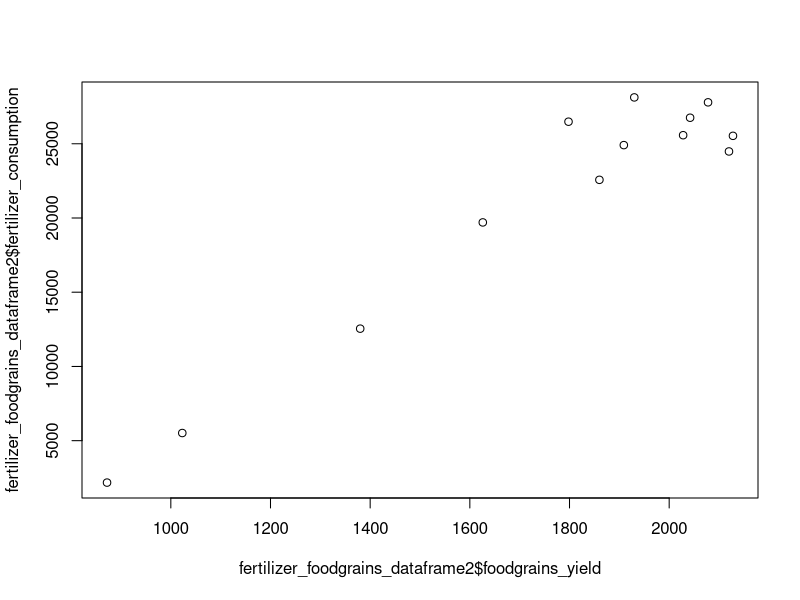
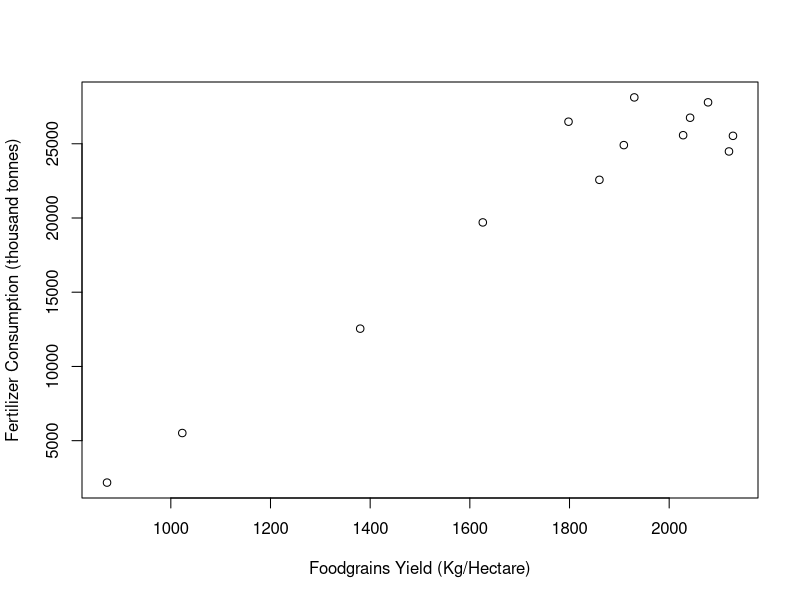

These figures' R source, in order: (Note: this script raises an error after producing the figures.)
#Relation between Fertilizer Consumption, Foodgrain Production, Cancer patients in India.

financial_year2 <- c(1971, 1981, 1991, 2001, 2008, 2009, 2010, 2011, 2012, 2013, 2014, 2015, 2016)

fertilizer_consumption <- c(2177, 5516, 12546, 19702, 22570, 24909, 26486, 28122, 27790, 25534, 24482, 25576, 26753)

foodgrains_production <- c(108.4, 129.6, 176.4, 196.8, 230.78, 234.47, 218.1, 244.5, 259.3, 257.1, 265.0, 252.0, 251.5)

foodgrains_yield <- c(872, 1023, 1380, 1626, 1860, 1909, 1798, 1930, 2078, 2128, 2120, 2028, 2042)

fertilizer_foodgrains_dataframe2 <- data.frame(financial_year2, fertilizer_consumption, foodgrains_production, foodgrains_yield)
fertilizer_foodgrains_dataframe2

fertilizer_foodgrains_dataframe2$fertilizer_consumption
fertilizer_foodgrains_dataframe2$foodgrains_yield

plot(fertilizer_foodgrains_dataframe2$foodgrains_yield, fertilizer_foodgrains_dataframe2$fertilizer_consumption)


 
plot(fertilizer_foodgrains_dataframe2$foodgrains_yield, fertilizer_foodgrains_dataframe2$fertilizer_consumption, xlab = "Foodgrains Yield (Kg/Hectare)", ylab = "Fertilizer Consumption (thousand tonnes)")


ggplot(fertilizer_foodgrains_dataframe2,aes(x=foodgrains_yield, y=fertilizer_consumption))+
  geom_point() + geom_line()




my_yield1 <- ggplot(fertilizer_foodgrains_dataframe2,aes(x=financial_year2, y=foodgrains_yield))+
  geom_point() + geom_line()

my_consump <- ggplot(fertilizer_foodgrains_dataframe2,aes(x=financial_year2, y=fertilizer_consumption))+
  geom_point() + geom_line()


# install.packages("gridExtra")

library(gridExtra)

# Plotting into the grid
grid.arrange(my_yield1,my_consump)

grid.arrange(my_yield1,my_consump,ncol = 2)


plot(fertilizer_foodgrains_dataframe2$foodgrains_yield, fertilizer_foodgrains_dataframe2$fertilizer_consumption, xlab = "Foodgrains Yield (Kg/Hectare)", ylab = "Fertilizer Consumption (thousand tonnes)", main = "Relation between Fertilizer Consumption & Foodgrains Yield")

corelation_fert_food <- cor(fertilizer_foodgrains_dataframe2$fertilizer_consumption, fertilizer_foodgrains_dataframe2$foodgrains_production)

plot(foodgrains_yield, type = "o", col ="red", xlab = "Year", ylab = "Growth", main = "Fertilizer-Foodgrain Relationship")


plot(fertilizer_consumption, type = "o", col = "blue")

plot(financial_year2,fertilizer_consumption,type = "o", col = "red")
par(new = TRUE)
plot(financial_year2, foodgrains_yield, type = "o", col = "blue")
my_labels <- c("fertilizer_consumption","foodgrain_yield")
legend("topleft",my_labels, fill = TRUE)
legend("topleft",my_labels, fill = TRUE)
legend("topleft",my_labels, fill = c("red","blue"))


